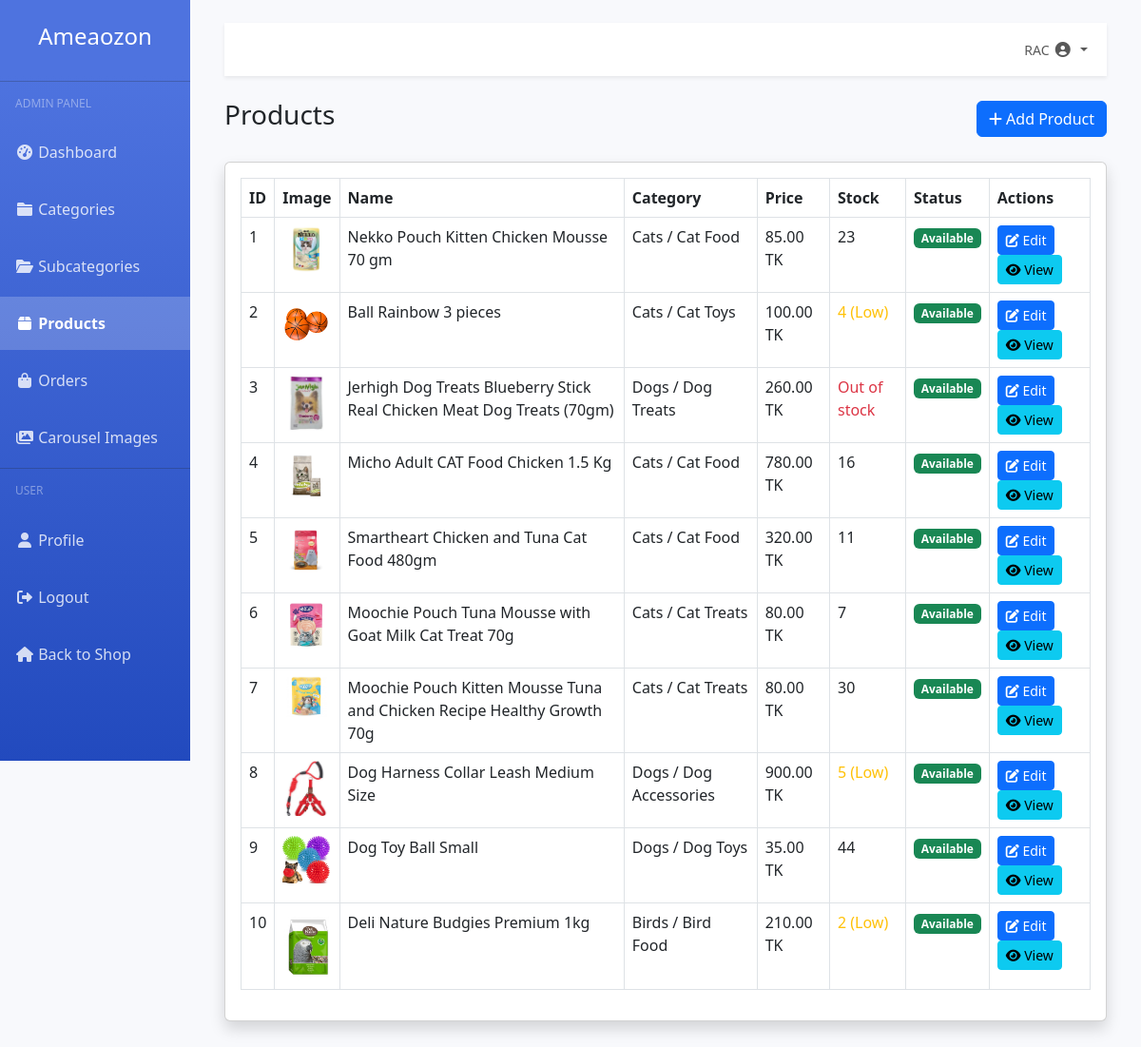
The app's page /dashboard/products/ (signed in), older data.
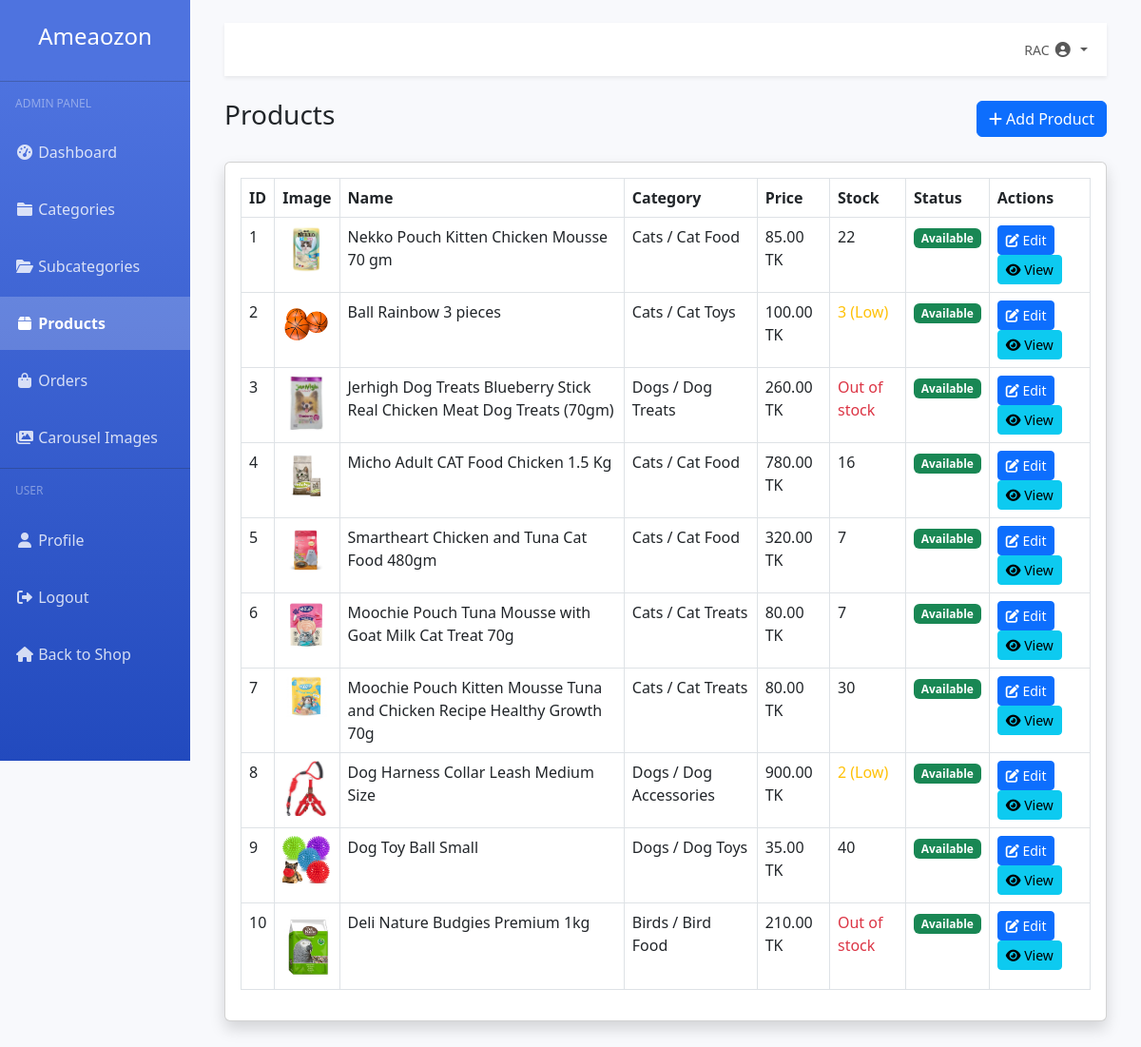
The same page, newer data.
### store/models.py (models this page shows, shortened)
class Product(models.Model):
    subcategory = models.ForeignKey(SubCategory, on_delete=models.CASCADE, related_name='products')
    name = models.CharField(max_length=200)
    slug = models.SlugField(unique=True)
    description = models.TextField()
    price = models.DecimalField(max_digits=10, decimal_places=2)
    stock = models.PositiveIntegerField(default=0)
    is_available = models.BooleanField(default=True)
    image = models.ImageField(upload_to='products/')
    created_at = models.DateTimeField(auto_now_add=True)
    updated_at = models.DateTimeField(auto_now=True)

class SubCategory(models.Model):
    category = models.ForeignKey(Category, on_delete=models.CASCADE, related_name='subcategories')
    name = models.CharField(max_length=100)
    slug = models.SlugField(unique=True)
    description = models.TextField(blank=True, null=True)
    image = models.ImageField(upload_to='subcategories/', blank=True, null=True)
    is_active = models.BooleanField(default=True)
    created_at = models.DateTimeField(auto_now_add=True)
    updated_at = models.DateTimeField(auto_now=True)
    class Meta:
        verbose_name_plural = 'Sub Categories'

class Category(models.Model):
    name = models.CharField(max_length=100)
    slug = models.SlugField(unique=True)
    image = models.ImageField(upload_to='categories/', blank=True, null=True)
    is_active = models.BooleanField(default=True)
    created_at = models.DateTimeField(auto_now_add=True)
    updated_at = models.DateTimeField(auto_now=True)
    class Meta:
        verbose_name_plural = 'Categories'

### dashboard/views.py (the view)
# urls.py: path('products/', views.product_list, name='product_list'),
@login_required
@admin_required
def product_list(request):
    products = Product.objects.all()
    context = {
        'products': products
    }
    return render(request, 'dashboard/product_list.html', context)

### orders/models.py (called while the page is built)
    def get_total_items(self):
        return sum(item.quantity for item in self.items.all())

### store/context_processors.py (called while the page is built)
def categories(request):
    return {
        'categories': Category.objects.filter(is_active=True)
    }

def cart_count(request):
    count = 0
    if request.user.is_authenticated:
        try:
            cart = Cart.objects.get(user=request.user)
            count = cart.get_total_items()
        except Cart.DoesNotExist:
            count = 0
    return {'cart_count': count}

### templates/dashboard/product_list.html (shortened to what this page needs)
{% extends 'dashboard/base_dashboard.html' %}
{% block dashboard_content %}
<div class="d-flex justify-content-between align-items-center mb-4">
    <h1 class="h3">Products</h1>
    <a href="{% url 'dashboard:product_add' %}" class="btn btn-primary">
        <i class="fas fa-plus"></i> Add Product
    </a>
</div>
<div class="card shadow mb-4">
    <div class="card-body">
        <div class="table-responsive">
            <table class="table table-bordered" width="100%" cellspacing="0">
                <thead>
                    <tr>
                        <th>ID</th>
                        <th>Image</th>
                        <th>Name</th>
                        <th>Category</th>
                        <th>Price</th>
                        <th>Stock</th>
                        <th>Status</th>
                        <th>Actions</th>
                    </tr>
                </thead>
                <tbody>
                    {% for product in products %}
                    <tr>
                        <td>{{ product.id }}</td>
                        <td>
                            {% if product.image %}
                                <img src="{{ product.image.url }}" alt="{{ product.name }}" width="50">
                            {% else %}
                                <div class="bg-light d-flex justify-content-center align-items-center" style="width: 50px; height: 50px;">
                                    <i class="fas fa-image text-secondary"></i>
                                </div>
                            {% endif %}
                        </td>
                        <td>{{ product.name }}</td>
                        <td>{{ product.subcategory.category.name }} / {{ product.subcategory.name }}</td>
                        <td>{{ product.price }} TK</td>
                        <td>
                            {% if product.stock <= 5 and product.stock > 0 %}
                                <span class="text-warning">{{ product.stock }} (Low)</span>
                            {% elif product.stock == 0 %}
                                <span class="text-danger">Out of stock</span>
                            {% else %}
                                {{ product.stock }}
                            {% endif %}
                        </td>
                        <td>
                            {% if product.is_available %}
                                <span class="badge bg-success">Available</span>
                            {% else %}
                                <span class="badge bg-danger">Unavailable</span>
                            {% endif %}
                        </td>
                        <td>
                            <a href="{% url 'dashboard:product_edit' product.id %}" class="btn btn-sm btn-primary">
                                <i class="fas fa-edit"></i> Edit
                            </a>
                            <a href="{% url 'store:product_detail' product.slug %}" class="btn btn-sm btn-info" target="_blank">
                                <i class="fas fa-eye"></i> View
                            </a>
                        </td>
                    </tr>
                    {% empty %}
                    <tr>
                        <td colspan="8" class="text-center">No products found</td>
                    </tr>
                    {% endfor %}
                </tbody>
            </table>
        </div>
    </div>
</div>
{% endblock %}

Row changes from the older to the newer data that the page shows:
changed Product "Nekko Pouch Kitten Chicken Mousse 70 gm": stock "23" → "22"
changed Product "Ball Rainbow 3 pieces": stock "4" → "3"
changed Product "Smartheart Chicken and Tuna Cat Food 480gm": stock "11" → "7"
changed Product "Dog Harness Collar Leash Medium Size": stock "5" → "2"
changed Product "Dog Toy Ball Small": stock "44" → "40"
changed Product "Deli Nature Budgies Premium 1kg": stock "2" → (not shown); stock "(Low)" → "Out of stock"
